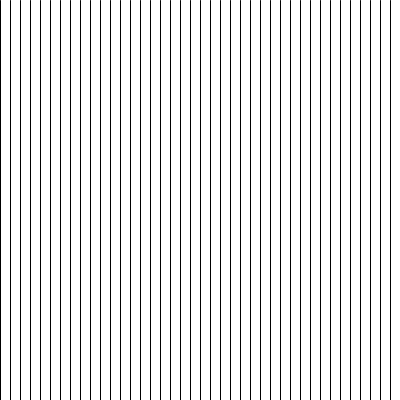
Frame 1 (no input)
Frame 60 (the mouse pressed at the canvas centre just before this capture): identical to frame 1, image omitted
Frame 120 (the mouse held since frame 60 and released just before this capture): identical to frame 1, image omitted

The Processing sketch that drew this single still picture (run headless with seeded random() and noise(); from frame 60 on, the mouse is pressed at the canvas centre):

// Processing sketch: sketch_03_loops
// ── sketch_03_loops.pde
// Gestalten mit Code - day 02 - beginner lectures

/**
 * Loops
 * Fill the screen with lines
 *
 * Task: 
 * adjust the number of lines drawn, so that
 * they are still equally placed on the screen
 *
 */


void setup() {
  size(400, 400);
  frameRate(60);
}

void draw() {
  background(255);
 
  for (int i=0; i < 40; i = i + 1) {
    int x = i * 10;
    line(x, 0, x, height);
  }
  
}
